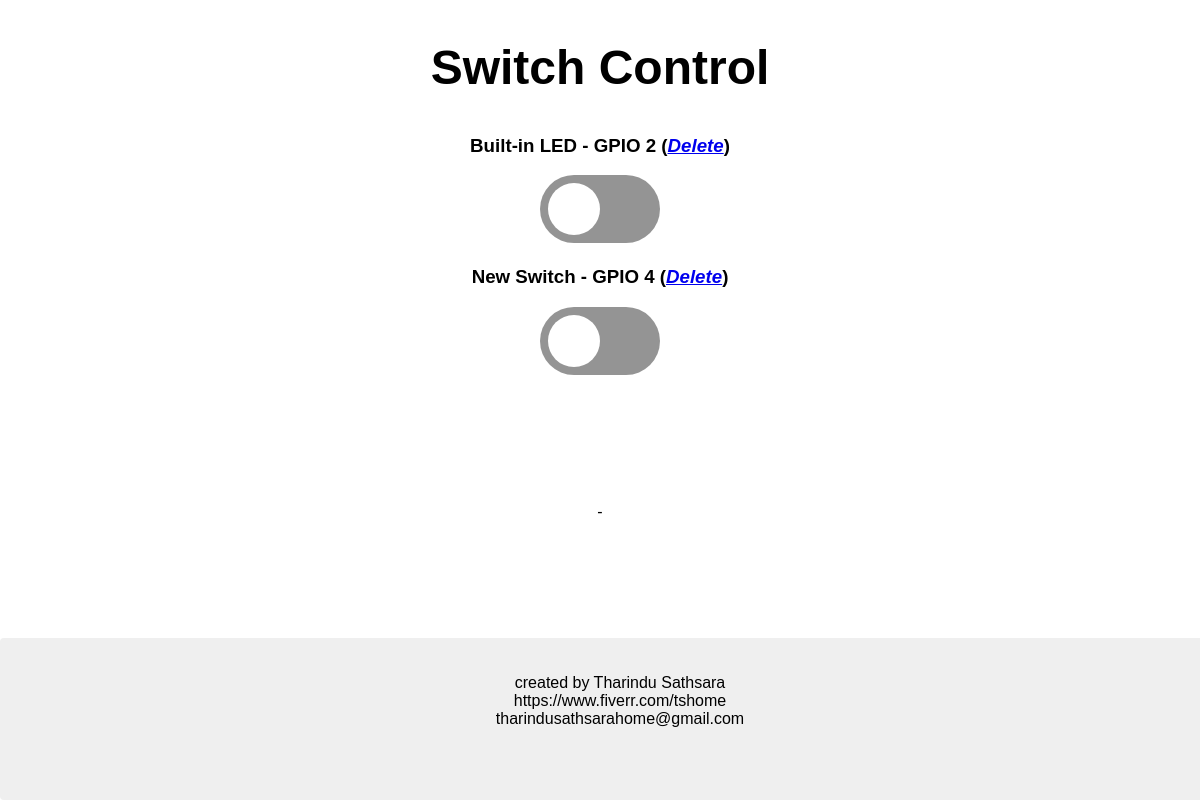
Screenshot of /user.php with the database file from the repository.
### tables this page shows
CREATE TABLE `outputs` (
  `id` int(6) UNSIGNED NOT NULL,
  `name` varchar(64) DEFAULT NULL,
  `gpio` int(6) DEFAULT NULL,
  `state` int(6) DEFAULT NULL
);

### esp-database.php (called while the page is built, shortened)
<?php
    $servername = "localhost";
    $dbname = "id16364371_tsdb";
    $username = "id16364371_mynewdatabase";
    $password = "H2}V28vFkPlnrnZ2";
    function getAllOutputs() {
        global $servername, $username, $password, $dbname;
        $conn = new mysqli($servername, $username, $password, $dbname);
        $sql = "SELECT id, name, gpio, state FROM outputs";
        if ($result = $conn->query($sql)) {return $result;}
        else {return false;}
    }
?>

### user.php (the view, shortened to what this page needs)
<?php
    include_once('esp-database.php');
    $result = getAllOutputs();
    $html_buttons = null;
    if ($result) {
        while ($row = $result->fetch_assoc()) {
            if ($row["state"] == "1"){
                $button_checked = "checked";
            }
            else {
                $button_checked = "";
            }
            $html_buttons .= '<h3>' . $row["name"] . ' - GPIO ' . $row["gpio"] . ' (<i><a onclick="deleteOutput(this)" href="javascript:void(0);" id="' . $row["id"] . '">Delete</a></i>)</h3><label class="switch"><input type="checkbox" onchange="updateOutput(this)" id="' . $row["id"] . '" ' . $button_checked . '><span class="slider"></span></label>';
        }
    }
?>
<!DOCTYPE HTML>
<html>
    <head><meta http-equiv="Content-Type" content="text/html; charset=utf-8">
        <link rel="stylesheet" type="text/css" href="css/esp-style.css">
    </head>
<body>
    <h2>Switch Control</h2>
    <?php echo $html_buttons; ?>
    <br><br>
<div class="footer">
  <p>created by Tharindu Sathsara <br> https://www.fiverr.com/tshome <br> tharindusathsarahome@gmail.com</p><br><br>
</div>
<br><br><br><br><br>
<p>-</p>
<br><br>
</body>
</html>

### css/esp-style.css (style rules this page uses)
html { font-family: Arial; display: inline-block; text-align: center; }
h2 { font-size: 3.0rem; }
body { max-width: 600px; margin:0px auto; padding-bottom: 25px; }
.switch { position: relative; display: inline-block; width: 120px; height: 68px; }
.slider { position: absolute; top: 0; left: 0; right: 0; bottom: 0; background-color: #949494; border-radius: 34px; }
.slider:before { position: absolute; content: ""; height: 52px; width: 52px; left: 8px; bottom: 8px; background-color: #fff; -webkit-transition: .4s; transition: .4s; border-radius: 68px; }
div { text-align: left; border-radius: 4px; background-color: #efefef; padding: 20px; }

### user.php (style rules this page uses)
.footer { position: fixed; left: 0; bottom: 0; width: 100%; background-color: #efefef;; color: black; text-align: center; }

### rows the page displays
outputs: name "Built-in LED", gpio "2"
outputs: name "New Switch", gpio "4"
